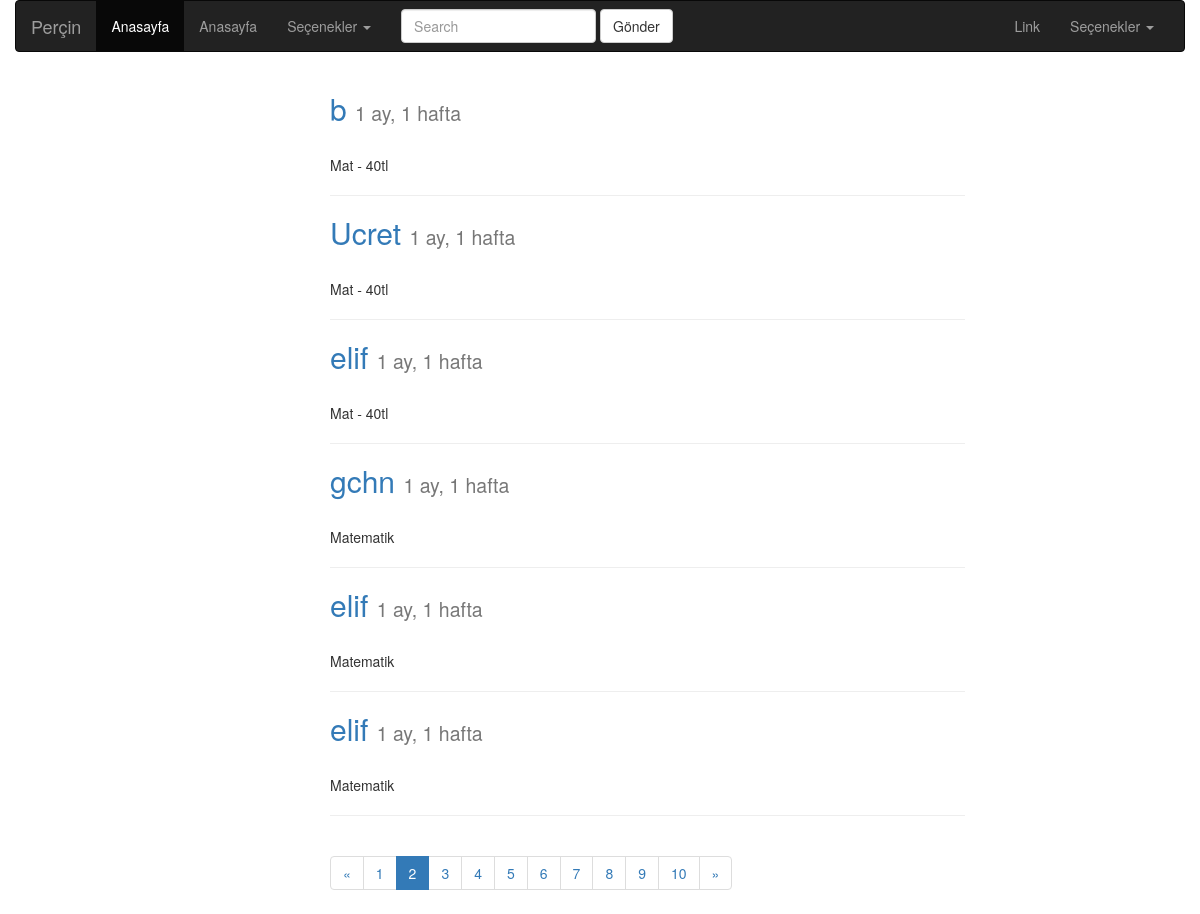
Page /hesap/?page=2 on the committed database.
### hesap/models.py (models this page shows, shortened)
class Post(models.Model):
    title = models.CharField(max_length=250, blank=False, verbose_name='Ad ve Soyad Giriniz')
    ders = models.ForeignKey(to=Dersler, null=True, blank=False, verbose_name='Dersler',on_delete=models.CASCADE)
    icerik = models.ManyToManyField(Ogretmen, verbose_name='Öğretmen', help_text='Öğretmen Seçiniz')
    draft = models.BooleanField(default=False, verbose_name='Taslak olusturulsun mu?')
    img=models.ImageField(blank=True,verbose_name='Resim')
    created_date = models.DateTimeField(auto_now_add=True)  # sadece ilk oluşturulduğunda
    updated_date = models.DateTimeField(auto_now=True)  # her kayıt işleminde
    Tarih = models.DateTimeField(default=datetime.now() + timedelta(days=30))
    class Meta:
        verbose_name_plural = 'Gönderiler'
        ordering = ['created_date']  # oluşturulan zamana göre sıralama yapar

class Dersler(models.Model):
    ders_adi = models.CharField(max_length=100, default='', verbose_name='Ders Adi')
    kategori = models.ManyToManyField(Category, verbose_name='Ders', help_text='Ders seçiniz')
    class Meta:
        verbose_name_plural = 'Dersler'
    def __str__(self):
        return self.ders_adi

### hesap/views.py (the view)
def post_list(request):
    hesap_list = Post.objects.all()
    page=request.GET.get('page',1)
    paginator=Paginator(hesap_list,6)
    try:
        hesap_list=paginator.page(page)
    except EmptyPage :
        hesap_list=paginator.page(paginator.num_pages)
    except PageNotAnInteger :
        hesap_list=paginator.page(1)
    return render(request, 'hesap/post_list.html', context={'post_list': hesap_list})

### templates/hesap/post_list.html (shortened to what this page needs)
{% extends 'base.html' %}
{% load static %}
{% block icerik %}
    <div class="col-lg-7 col-lg-offset-3">
   {% for post in post_list %}
        <h2><a href="{% url 'hesap:post_detail' post.pk %} " >{{ post.title }}</a>
        <small> {{ post.created_date | timesince }}</small>
         </h2>
    <br>
        <p> {{post.ders}} </p>
    <hr>
   {% endfor %}
    {% if post_list.has_other_pages %}
        <ul class="pagination">
          {% if post_list.has_previous %}
              <li><a href="?page={{ post_list.previous_page_number }}">&laquo;</a></li>
          {% else %}
              <li class="disabled"><span>&laquo;</span></li>
          {% endif %}
          {% for i in post_list.paginator.page_range  %}
              {% if post_list.number == i %}
                  <li class="active"><span>{{ i }}<span class="sr-only">(current)</span></span> </li>
              {% else %}
                  <li><a href="?page={{ i }}">{{ i }}</a></li>
              {% endif %}
          {% endfor %}
          {% if post_list.has_next %}
              <li><a href="?page={{ post_list.next_page_number }}" >&raquo;</a></li>
          {% else %}
              <li class="disabled"><span>&raquo;</span></li>
          {% endif %}
        </ul>
    {% endif %}
{% endblock %}

### rows in the picture
Post: title "b", created_date "1 ay, 1 hafta", ders "Mat - 40tl"
Post: title "Ucret", created_date "1 ay, 1 hafta", ders "Mat - 40tl"
Post: title "elif", created_date "1 ay, 1 hafta", ders "Mat - 40tl"
Post: title "gchn", created_date "1 ay, 1 hafta", ders "Matematik"
Post: title "elif", created_date "1 ay, 1 hafta", ders "Matematik"
Post: title "elif", created_date "1 ay, 1 hafta", ders "Matematik"

### other values in the picture
{{ i }} "1" "3" "4" "5" "6" "7" "8" "9" "10"
{{ i }} "2"
